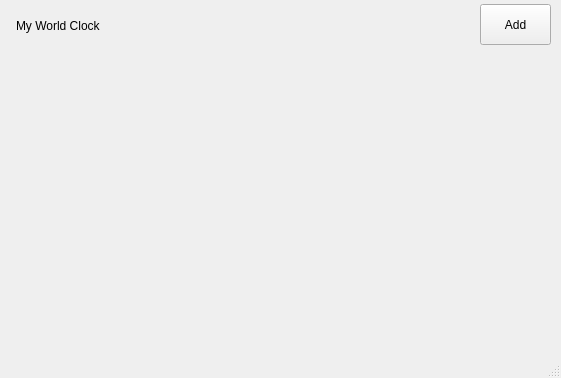
<?xml version="1.0" encoding="UTF-8"?>
<ui version="4.0">
 <class>MainWindow</class>
 <widget class="QMainWindow" name="MainWindow">
  <property name="geometry">
   <rect>
    <x>0</x>
    <y>0</y>
    <width>561</width>
    <height>378</height>
   </rect>
  </property>
  <property name="windowTitle">
   <string>MainWindow</string>
  </property>
  <widget class="QWidget" name="centralWidget">
   <widget class="QPushButton" name="pushButton_Add">
    <property name="geometry">
     <rect>
      <x>480</x>
      <y>4</y>
      <width>71</width>
      <height>41</height>
     </rect>
    </property>
    <property name="text">
     <string>Add</string>
    </property>
   </widget>
   <widget class="QLabel" name="label">
    <property name="geometry">
     <rect>
      <x>16</x>
      <y>10</y>
      <width>201</width>
      <height>31</height>
     </rect>
    </property>
    <property name="text">
     <string>My World Clock</string>
    </property>
   </widget>
   <widget class="QWidget" name="gridLayoutWidget">
    <property name="geometry">
     <rect>
      <x>10</x>
      <y>50</y>
      <width>541</width>
      <height>301</height>
     </rect>
    </property>
    <layout class="QGridLayout" name="worldclock_gridlayout"/>
   </widget>
  </widget>
  <widget class="QStatusBar" name="statusBar"/>
 </widget>
 <layoutdefault spacing="6" margin="11"/>
 <resources/>
 <connections/>
</ui>
